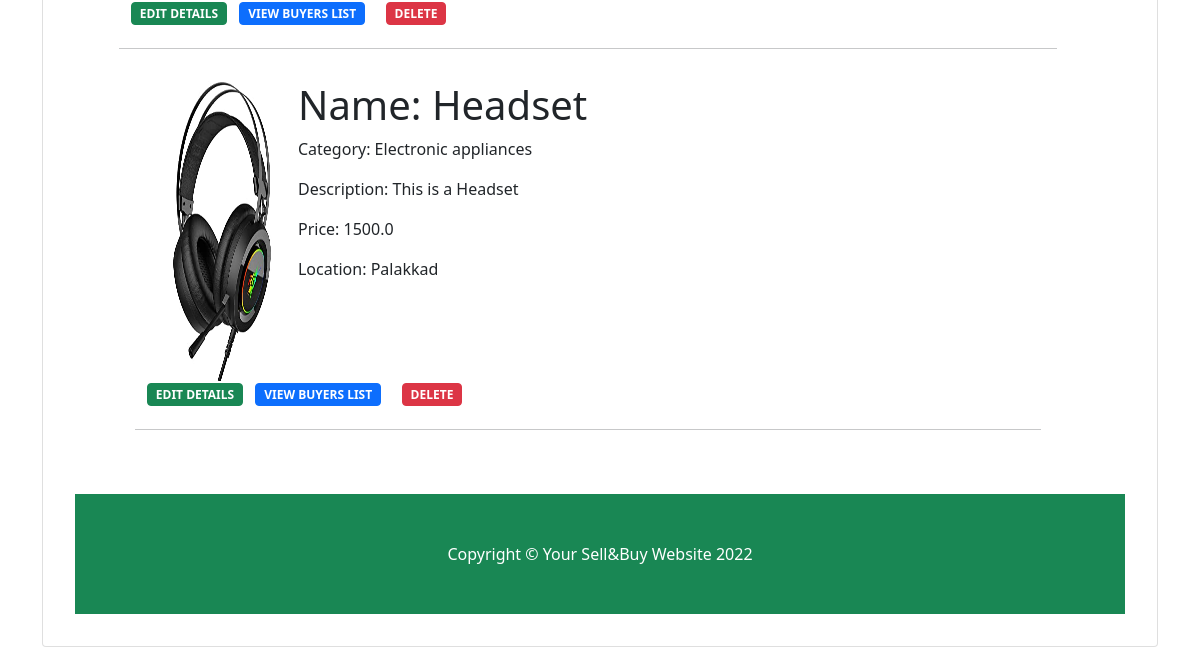
The app's page /my_post/ (signed in, lower part), older data.
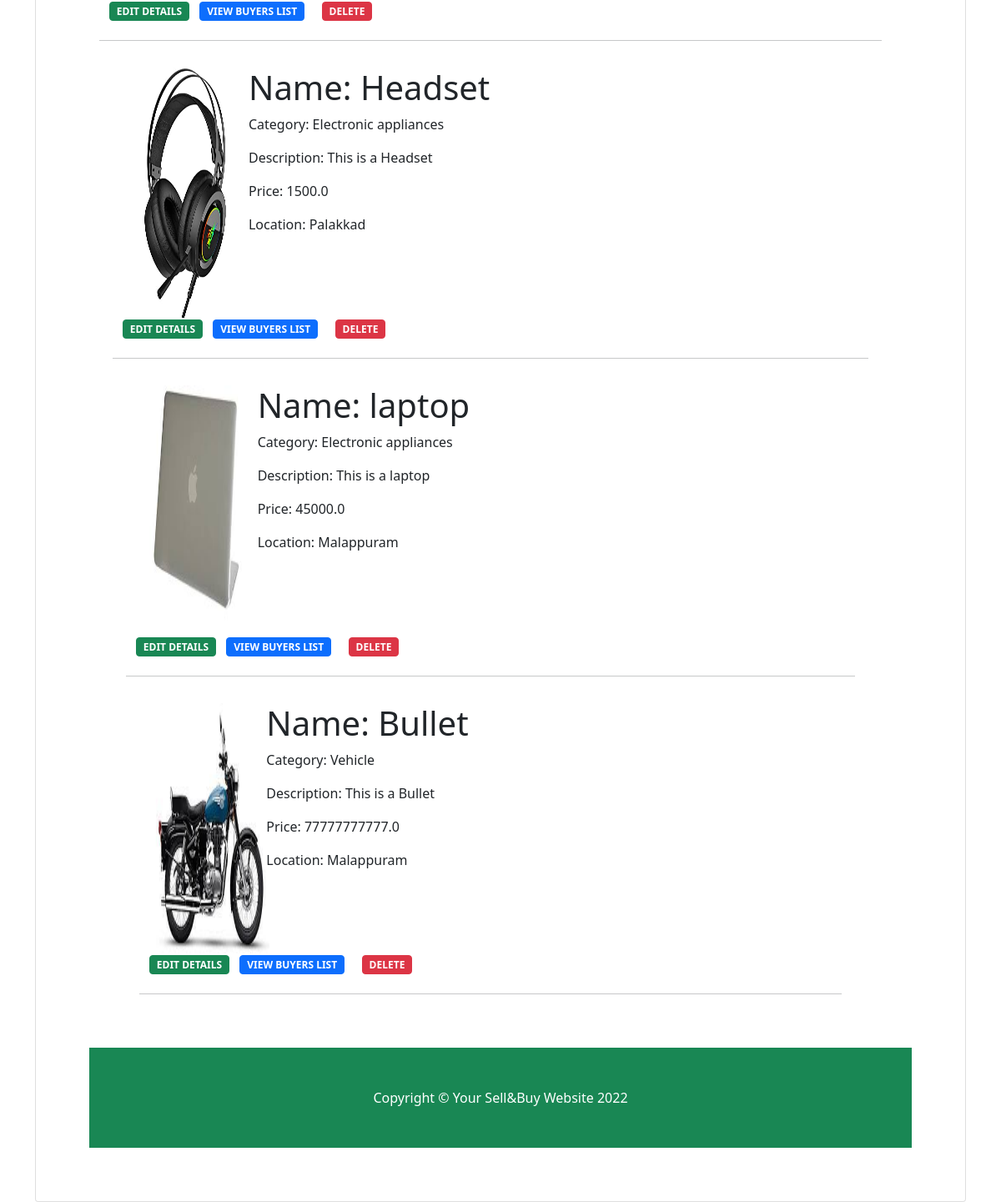
The same page, newer data.
### sellerapp/models.py (models this page shows, shortened)
class Product(models.Model):
    userid = models.ForeignKey(User,on_delete=models.CASCADE,null=True)
    product_name = models.CharField(max_length=100,null=True)
    product_desc = models.CharField(max_length=1000,null=True)
    category = models.CharField(max_length=100,null=True)
    location = models.CharField(max_length=100,null=True)
    product_price = models.FloatField(max_length=100,null=True)
    product_img = models.FileField(upload_to='media',null=True,blank=True)
    time = models.DateTimeField(null=True,blank=True)

### sellerapp/views.py (the view)
# urls.py: path('my_post/', MyPost.as_view(), name='my_post'),
@method_decorator(login_required(login_url='/log/'), name='dispatch')
class MyPost(View):
    def get(self, request):
        userid = request.user
        data = Product.objects.filter(userid_id=request.user)
        return render(request, "my_post.html", {'Product': data, 'userid': userid})

### sellerapp/templates/my_post.html (shortened to what this page needs)
{% load static %}
<html lang="en">
    <head>
        <link href="https://cdn.jsdelivr.net/npm/bootstrap-icons@1.5.0/font/bootstrap-icons.css" rel="stylesheet" />
        <link rel="stylesheet" href="{% static 'dist/css/styles.css' %}" type="text/css" />
    </head>
    <body>
        <br><br><br><br>
        <br><br>
        <div class="container">
            <div class="card">
                {% for product1 in Product %}
                <div class="card-body">
                    <div class="container row">
                        <div class="col-md-2">
                            <img src="{{ product1.product_img.url }}" style="height: 300px;width: 150px;" alt="Image">
                        </div>
                        <div class="col-md-10">
                            <h1>Name: {{ product1.product_name }}</h1>
                            <p>Category: {{ product1.category }}</p>
                            <p>Description: {{ product1.product_desc }}</p>
                            <p>Price: {{ product1.product_price }}</p>
                            <p>Location: {{ product1.location }}</p>
                        </div>
                        <div>
                            <a href="{% url 'edit_post_confirm' product1.id %}" class="btn btn-success badge">EDIT DETAILS</a>&nbsp;&nbsp;
                            <a href="{% url 'buyer_list' product1.id %}" class="btn btn-primary badge">VIEW BUYERS LIST</a>&nbsp;&nbsp;&nbsp;&nbsp;
                            <a href="{% url 'deletedata' product1.id %}" class="btn btn-danger badge">DELETE</a>
                        </div>
                        <br><br>
                        <hr>
                    </div>
                    {% endfor %}
                </div>
            </div>
        </div>
        <footer class="py-5 bg-success">
            <div class="container"><p class="m-0 text-center text-white">Copyright &copy; Your Sell&Buy Website 2022</p></div>
        </footer>
    </body>
</html>

Row changes from the older to the newer data that the page shows:
added Product: product_img (picture), product_name "laptop", category "Electronic appliances", product_desc "This is a laptop", product_price "45000.0", location "Malappuram"
added Product: product_img (picture), product_name "Bullet", category "Vehicle", product_desc "This is a Bullet", product_price "77777777777.0", location "Malappuram"
